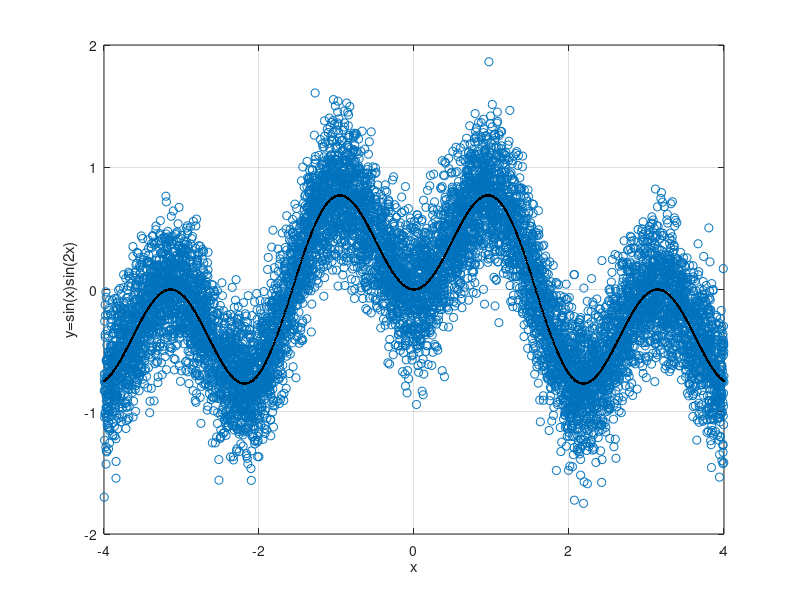

Reproduce this figure in MATLAB. (Note: this script raises an error after producing the figure.)
clear
close all

x   = (-4:0.01:4);    			
yok = sin(x).*sin(2*x);
ruido=std(yok);

%dibujo de la funcion y=sin(x)sin(2x)
figure(1)
NDATA=10000;
Xtrain = 8*rand(1,NDATA)-4;
Xtrain = sort(Xtrain);
Ytrain=sin(Xtrain).*sin(2*Xtrain)+0.6*ruido*randn(1,NDATA);
plot(Xtrain,Ytrain,'o');hold on
plot(x,yok,'.k')
xlabel('x');
ylabel('y=sin(x)sin(2x)');
axis([-4,4,-2,2]);
hold off
grid


 NPATRONES = 100;
 NOCULTAS = 10;

% B) ENTRENAMIENTO DE LA RBF
% ==========================
 [idx,centros]=kmedoids(Xtrain',NOCULTAS);
 centros = centros'; %make row vector
 sigma = (max(centros)-min(centros)) /(sqrt(2*NOCULTAS));
 sigma = sigma*ones(1, NOCULTAS);
 W = rbftrain(Xtrain,Ytrain,centros,sigma);
% C) COMPROBACION DEL FUNCIONAMIENTO DE LA RED
% ============================================
 datos_test = 8*rand(1,NDATA)-4;
 datos_test = sort(datos_test)
 salida_real = sin(datos_test).*sin(2*datos_test);
 salida_RBF = rbfval(datos_test,centros,sigma,W);
 plot(datos_test,salida_real);hold on;
 plot(datos_test,salida_RBF);
 
 %Mahalanobis distance:
[idx,centros]=kmedoids(Xtrain',NOCULTAS, 'Distance', 'mahalanobis');
centros = centros'; %make row vector
sigma = (max(centros)-min(centros)) /(sqrt(2*NOCULTAS));
sigma = sigma*ones(1, NOCULTAS);
W = rbftrain(Xtrain,Ytrain,centros,sigma);
salida_RBF_mahal = rbfval(datos_test,centros,sigma,W);
plot(datos_test,salida_RBF_mahal,'b');

%Cityblock distance:
[idx,centros]=kmedoids(Xtrain',NOCULTAS, 'Distance', 'cityblock');
centros = centros'; %make row vector
sigma = (max(centros)-min(centros)) /(sqrt(2*NOCULTAS));
sigma = sigma*ones(1, NOCULTAS);
W = rbftrain(Xtrain,Ytrain,centros,sigma);

salida_RBF_city = rbfval(datos_test,centros,sigma,W);
plot(datos_test,salida_RBF_city,'y');

%Minkowski distance:
[idx,centros]=kmedoids(Xtrain',NOCULTAS, 'Distance', 'minkowski');
centros = centros'; %make row vector
sigma = (max(centros)-min(centros)) /(sqrt(2*NOCULTAS));
sigma = sigma*ones(1, NOCULTAS);
W = rbftrain(Xtrain,Ytrain,centros,sigma);

salida_RBF_mink = rbfval(datos_test,centros,sigma,W);
plot(datos_test,salida_RBF_mink,'m');



legend('sin(x)sin(2x)','Euclidean Distance','Mahalanobis Distance', 'Cityblock Distance', 'Minkowski Distance');
hold off;
 
 
 
